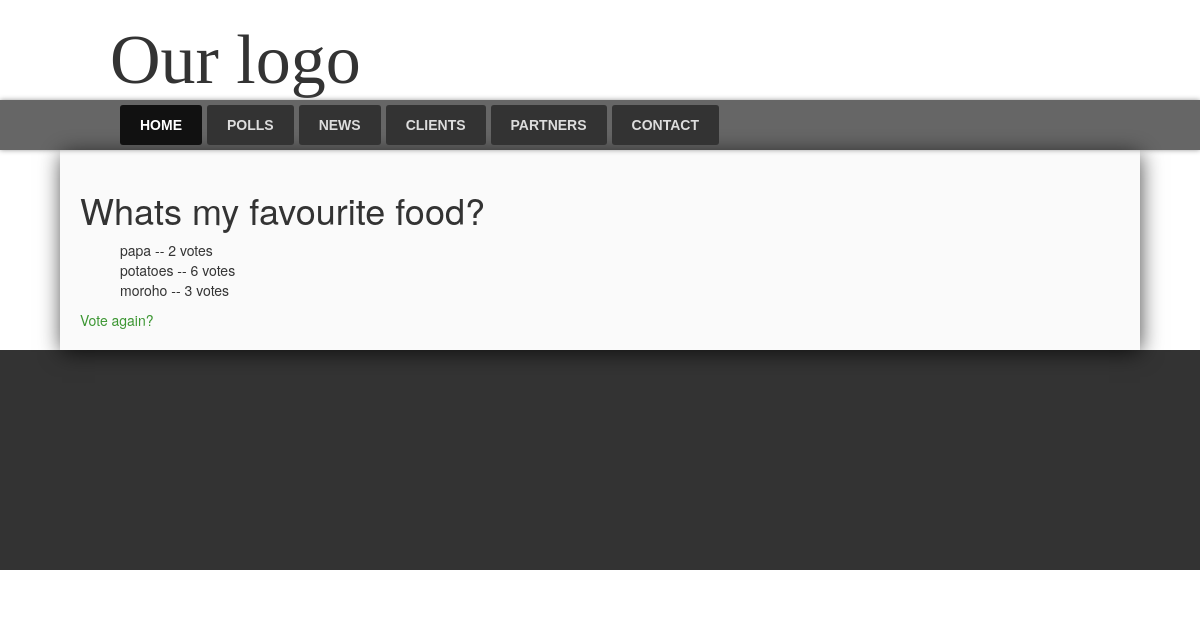
The page /polls/2/results/ on the database as committed earlier.
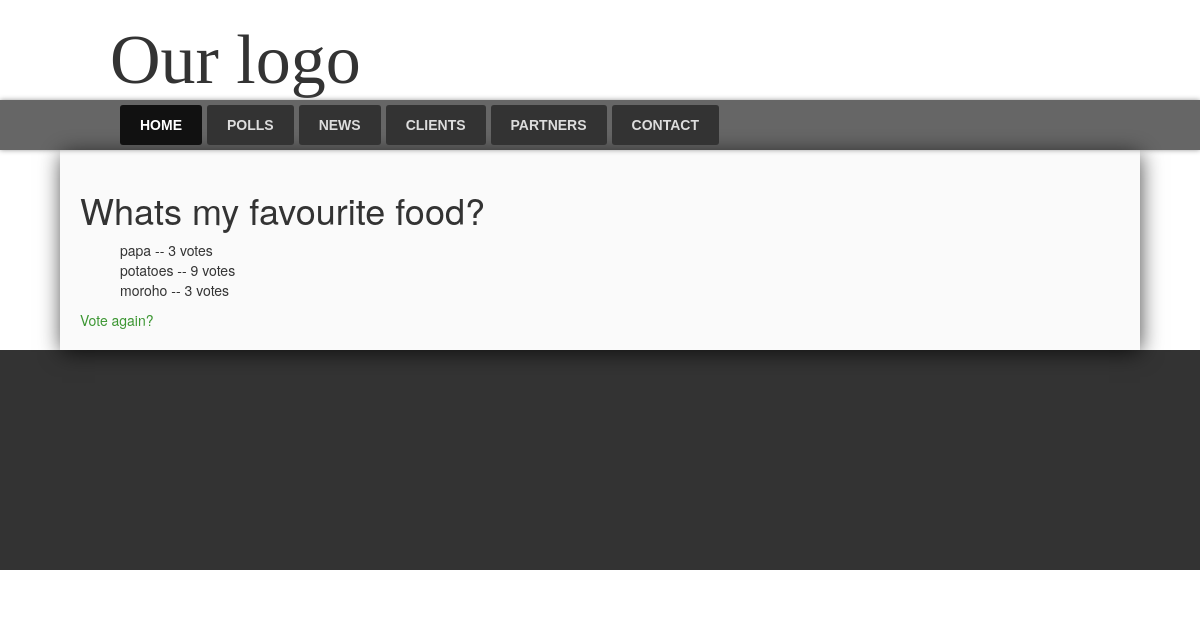
The same page on the database as committed later.
### polls/models.py (models this page shows, shortened)
class Poll(models.Model):
    question = models.CharField(max_length=200)
    pub_date = models.DateTimeField('date published')

class Choice(models.Model):
    poll = models.ForeignKey(Poll)
    choice_text = models.CharField(max_length=200)
    votes = models.IntegerField(default=0)

### polls/views.py (the view)
# urls.py: url(r'^(?P<pk>\d+)/results/$', views.ResultsView.as_view(), name='results'),
class ResultsView(generic.DetailView):
    model = Poll
    template_name = 'polls/results.html'

### polls/templates/polls/results.html (shortened to what this page needs)
{% extends "base.html" %}
{% load staticfiles %}
{% block content %}
        <div id = "content_div">
            <h1>{{ poll.question }}</h1>
            <ul>
            {% for choice in poll.choice_set.all %}
                <li>{{ choice.choice_text }} -- {{ choice.votes }} vote{{ choice.votes|pluralize }}</li>
            {% endfor %}
            </ul>
            <a href="{% url 'polls:detail' poll.id %}">Vote again?</a>
        </div>
{% endblock content %}

### templates/base.html (shortened to what this page needs)
{% load staticfiles %}
<!doctype html>
<html lang="en">
<head>
	<link rel="stylesheet" href="{% static "site/css/main.css"  %}">
	<link rel="stylesheet" href="{% static "assets/css/bootstrap.css"  %}">
</head>
<body >
	<div id="demo_top_wrapper">
		<div id="demo_top">
			<div class="demo_container">
				<div id="my_logo">Our logo</div>
			</div>
		</div>
		<div id="sticky_navigation_wrapper">
			<div id="sticky_navigation">
				<div class="demo_container">
					<ul>
						<li><a href="#" class="selected">HOME</a></li>
						<li><a href="{% url 'polls:index' %}">POLLS</a></li>
						<li><a href="{% url 'news:index' %}">NEWS</a></li>
						<li><a href="#">CLIENTS</a></li>
						<li><a href="#">PARTNERS</a></li>
						<li><a href="{% url 'contact:index' %}">CONTACT</a></li>
					</ul>
				</div>
			</div>
		</div>
	</div>
	<div id="page-container">
		<div>
			<div id="page-content">
				<div id="content">
				    {% block content %}
				    {% endblock %}
				</div>
			</div>
		</div>
	</div>
	<footer>
			<div class="footer-940">
			</div>
		</footer>
	</body>
</html>

### static/site/css/main.css (style rules this page uses)
a:link, a:visited, a:active { color: #3c9632; text-decoration: none; outline:none; }
ol, ul { list-style: none; }
body { overflow-y: scroll; }
footer { text-align: left; color: #FFF; font-size: 12px; width: 100%; height: 220px; line-height: 10px; clear: both; background: #333; position: absolute; z-index: -20; }
footer .footer-940 { width: 932px; margin: 0 auto; position: fixed; left: 0px; right: 0px; bottom: 0px; height: 200px; z-index: -15; }
.demo_container { width:980px; margin:0 auto; }
#demo_top { height:100px; padding:20px 0 0 0; }
#my_logo { font:70px Georgia, serif; }
#sticky_navigation_wrapper { width:100%; height:50px; }
#sticky_navigation { z-index: 1; width:100%; height:50px; background:url(trans-black-60.png); -moz-box-shadow: 0 0 5px #999; -webkit-box-shadow: 0 0 5px #999; box-shadow: 0 0 5px #999; }
#sticky_navigation ul { list-style:none; margin:0; padding:5px; }
#sticky_navigation ul li { margin:0; padding:0; display:inline; }
#sticky_navigation ul li a { display:block; float:left; margin:0 0 0 5px; padding:0 20px; height:40px; line-height:40px; font-size:14px; font-family:Arial, serif; font-weight:bold; color:#ddd; background:#333; -moz-border-radius:3px; -webkit-border-radius:3px; border-radius:3px; }
#sticky_navigation ul li a:hover, #sticky_navigation ul li a.selected { color:#fff; background:#111; }
body { background: white url("images/noisebg.png") repeat; }
#page-container { width: 90%; background-color: #FAFAFA; margin: auto; padding: 20px; -webkit-box-shadow: 1px 3px 21px -1px rgba(0,0,0,0.75); -moz-box-shadow: 1px 3px 21px -1px rgba(0,0,0,0.75); box-shadow: 1px 3px 21px -1px rgba(0,0,0,0.75); }

Rows that differ between the two databases and show on the page:
changed Choice "papa": votes "2" → "3"
changed Choice "potatoes": votes "6" → "9"
